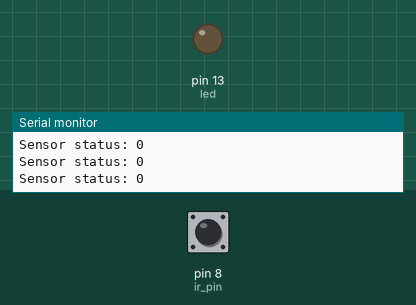
A sketch run on a simulated Arduino Uno, built with avr-gcc and run on an emulated ATmega328P. Parts: output pins drawn as LEDs (lit = HIGH), the last lines printed to the serial monitor. The test bench sets the inputs (shaded band); at power-on: pin 8 (ir_pin) LOW.

Above: at 1.2 s.
1.3 s: pin 8 (ir_pin) driven HIGH
At 2.1 s:
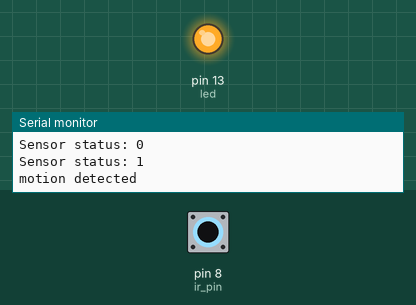
4.3 s: pin 8 (ir_pin) driven LOW
At 4.9 s:
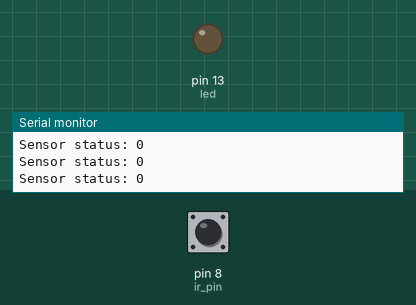
7.3 s: pin 8 (ir_pin) pulsed HIGH 5 times (0.12 s each, 0.3 s apart)
At 7.8 s:
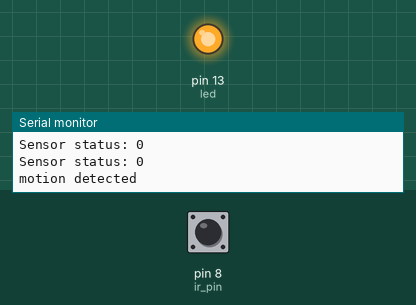
11.8 s: pin 8 (ir_pin) pulsed HIGH 2 times (0.12 s each, 0.3 s apart)
At 13.7 s:
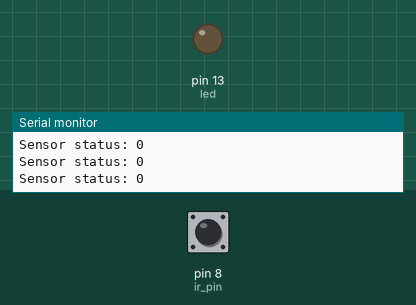
Timing chart, 0 to 15.2 s (numbered marks = the images above; inputs shaded):
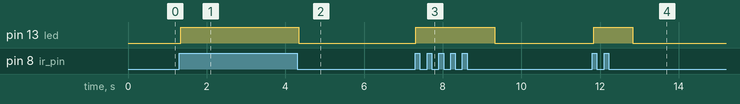

Measured:
- after the input at 1.3 s, pin 13 (led): LOW → HIGH at once
- after the input at 4.3 s, pin 13 (led): HIGH → LOW at once
- after the input at 7.3 s, pin 13 (led): LOW → HIGH at once, → LOW 2.0 s later
- after the input at 11.8 s, pin 13 (led): LOW → HIGH at once, → LOW 1.0 s later

The sketch:

_01_05_SR501.ino
```cpp
int ir_pin = 8 ;
int led = 13;

void setup() {
    pinMode(ir_pin, INPUT); //센서 핀 번호
    pinMode(led, OUTPUT);   //빌트인 LED
    Serial.begin(9600);  //시리얼 통신 시작
}

void loop(){
    Serial.print("Sensor status: ");
    Serial.println(digitalRead(ir_pin));
    if (digitalRead(ir_pin) == HIGH) {
        Serial.println("motion detected");
        digitalWrite(led, HIGH);
        delay(1000);
        digitalWrite(led, LOW);
    }
}
```
